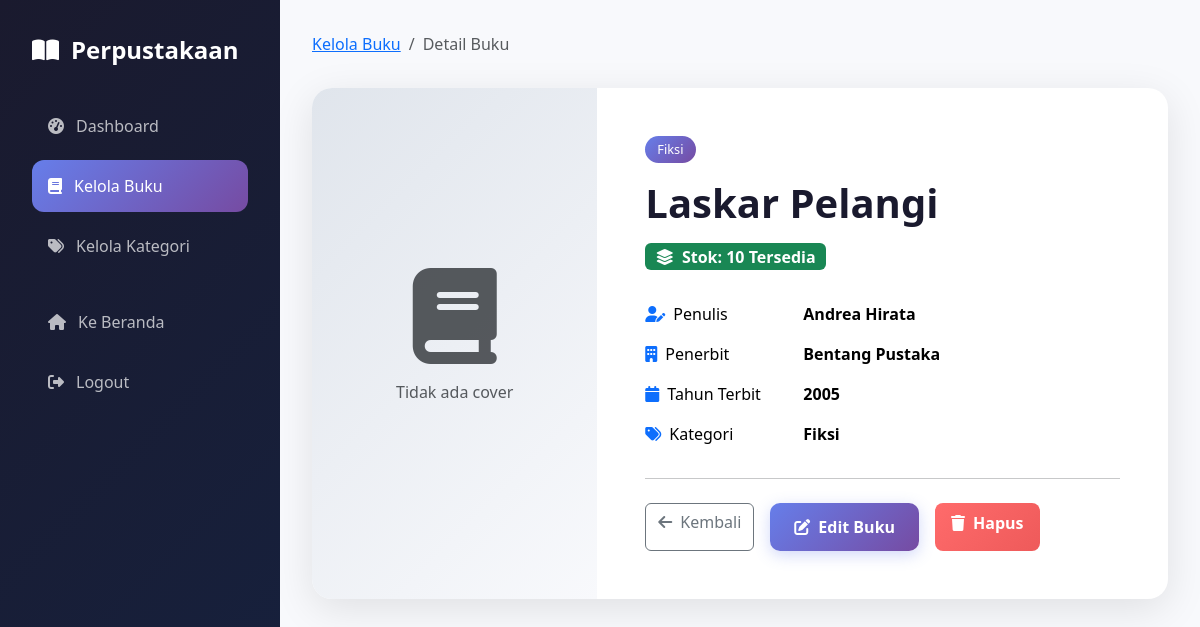
Screenshot of /detail_book.php?id=1 (signed in) with the database file from the repository.
### tables this page shows
CREATE TABLE IF NOT EXISTS book (
    id INT PRIMARY KEY AUTO_INCREMENT,
    title VARCHAR(255) NOT NULL,
    author VARCHAR(255) NOT NULL,
    cover VARCHAR(255) DEFAULT NULL,
    publisher VARCHAR(255) NOT NULL,
    year INT NOT NULL,
    stock INT NOT NULL DEFAULT 0,
    category_id INT NOT NULL,
    created_at TIMESTAMP DEFAULT CURRENT_TIMESTAMP,
    FOREIGN KEY (category_id) REFERENCES category(id) ON DELETE RESTRICT
);

CREATE TABLE IF NOT EXISTS category (
    id INT PRIMARY KEY AUTO_INCREMENT,
    name VARCHAR(255) NOT NULL,
    created_at TIMESTAMP DEFAULT CURRENT_TIMESTAMP
);

### config.php (called while the page is built, shortened)
<?php
function isAdmin()
{
    return isset($_SESSION['user_role']) && $_SESSION['user_role'] === 'admin';
}
?>

### detail_book.php (the view, shortened to what this page needs)
<?php
require_once 'config.php';
$id =  ($_GET['id'] ?? 0);
$query = "SELECT b.*, c.name as category_name FROM book b LEFT JOIN category c ON b.category_id = c.id WHERE b.id = '$id'";
$result = mysqli_query($conn, $query);
$book = mysqli_fetch_assoc($result);
?>
<!DOCTYPE html>
<html lang="id">
<head>
    <link rel="stylesheet" href="css/bootstrap.min.css">
    <link rel="stylesheet" href="css/style.css">
    <link rel="stylesheet" href="https://cdnjs.cloudflare.com/ajax/libs/font-awesome/6.4.0/css/all.min.css">
</head>
<body>
    <?php if (isAdmin()): ?>
        <div class="dashboard-container">
            <aside class="sidebar">
                <div class="sidebar-brand">
                    <i class="fas fa-book-open"></i>
                    Perpustakaan
                </div>
                <ul class="sidebar-nav">
                    <li>
                        <a href="dashboard_admin.php">
                            <i class="fas fa-tachometer-alt"></i>
                            Dashboard
                        </a>
                    </li>
                    <li>
                        <a href="list_book.php" class="active">
                            <i class="fas fa-book"></i>
                            Kelola Buku
                        </a>
                    </li>
                    <li>
                        <a href="list_category.php">
                            <i class="fas fa-tags"></i>
                            Kelola Kategori
                        </a>
                    </li>
                    <li class="mt-4">
                        <a href="index.php">
                            <i class="fas fa-home"></i>
                            Ke Beranda
                        </a>
                    </li>
                    <li>
                        <a href="logout.php">
                            <i class="fas fa-sign-out-alt"></i>
                            Logout
                        </a>
                    </li>
                </ul>
            </aside>
            <main class="main-content">
                <?php endif; ?>
                <div class="page-header">
                    <nav aria-label="breadcrumb">
                        <ol class="breadcrumb">
                            <li class="breadcrumb-item">
                                <a href="<?= isAdmin() ? 'list_book.php' : 'dashboard.php' ?>">
                                    <?= isAdmin() ? 'Kelola Buku' : 'Dashboard' ?>
                                </a>
                            </li>
                            <li class="breadcrumb-item active">Detail Buku</li>
                        </ol>
                    </nav>
                </div>
                <div class="card-custom">
                    <div class="card-body p-0">
                        <div class="row g-0">
                            <div class="col-md-4">
                                <div class="p-4 h-100 d-flex align-items-center justify-content-center"
                                    style="background: linear-gradient(135deg, #e0e5ec 0%, #f8f9fc 100%);">
                                    <?php if ($book['cover']): ?>
                                        <img src="uploads/<?= ($book['cover']) ?>"
                                            alt="<?= ($book['title']) ?>" class="img-fluid rounded shadow"
                                            style="max-height: 400px;">
                                    <?php else: ?>
                                        <div class="text-center py-5">
                                            <i class="fas fa-book fa-6x text-muted mb-3"></i>
                                            <p class="text-muted">Tidak ada cover</p>
                                        </div>
                                    <?php endif; ?>
                                </div>
                            </div>
                            <div class="col-md-8">
                                <div class="p-5">
                                    <span class="book-category mb-3 d-inline-block">
                                        <?= ($book['category_name'] ?? 'Umum') ?>
                                    </span>
                                    <h1 class="fw-bold mb-3" style="color: var(--dark-color);">
                                        <?= ($book['title']) ?>
                                    </h1>
                                    <div class="mb-4">
                                        <span class="badge bg-<?= $book['stock'] > 0 ? 'success' : 'danger' ?> fs-6">
                                            <i class="fas fa-layer-group me-1"></i>
                                            Stok: <?= $book['stock'] ?> <?= $book['stock'] > 0 ? 'Tersedia' : 'Habis' ?>
                                        </span>
                                    </div>
                                    <table class="table table-borderless">
                                        <tr>
                                            <td class="ps-0" style="width: 150px;">
                                                <i class="fas fa-user-edit me-2 text-primary"></i>Penulis
                                            </td>
                                            <td class="fw-semibold"><?= ($book['author']) ?></td>
                                        </tr>
                                        <tr>
                                            <td class="ps-0">
                                                <i class="fas fa-building me-2 text-primary"></i>Penerbit
                                            </td>
                                            <td class="fw-semibold"><?= ($book['publisher']) ?></td>
                                        </tr>
                                        <tr>
                                            <td class="ps-0">
                                                <i class="fas fa-calendar me-2 text-primary"></i>Tahun Terbit
                                            </td>
                                            <td class="fw-semibold"><?= $book['year'] ?></td>
                                        </tr>
                                        <tr>
                                            <td class="ps-0">
                                                <i class="fas fa-tags me-2 text-primary"></i>Kategori
                                            </td>
                                            <td class="fw-semibold">
                                                <?= ($book['category_name'] ?? 'Umum') ?></td>
                                        </tr>
                                    </table>
                                    <hr class="my-4">
                                    <div class="d-flex gap-3 flex-wrap">
                                        <a href="<?= isAdmin() ? 'list_book.php' : 'dashboard.php' ?>"
                                            class="btn btn-outline-secondary">
                                            <i class="fas fa-arrow-left me-2"></i>Kembali
                                        </a>
                                        <?php if (isAdmin()): ?>
                                            <a href="update_book.php?id=<?= $book['id'] ?>" class="btn btn-gradient">
                                                <i class="fas fa-edit me-2"></i>Edit Buku
                                            </a>
                                            <a href="list_book.php?delete=<?= $book['id'] ?>"
                                                class="btn btn-gradient-danger"
                                                onclick="return confirm('Apakah Anda yakin ingin menghapus buku ini?')">
                                                <i class="fas fa-trash me-2"></i>Hapus
                                            </a>
                                        <?php endif; ?>
                                    </div>
                                </div>
                            </div>
                        </div>
                    </div>
                </div>
                <?php if (isAdmin()): ?>
            </main>
        </div>
    <?php else: ?>
        </div>
    <?php endif; ?>
</body>
</html>

### css/style.css (style rules this page uses)
:root { --primary-gradient: linear-gradient(135deg, #667eea 0%, #764ba2 100%); --secondary-gradient: linear-gradient(135deg, #f093fb 0%, #f5576c 100%); --dark-gradient: linear-gradient(135deg, #1a1a2e 0%, #16213e 100%); --primary-color: #667eea; --secondary-color: #764ba2; --accent-color: #f093fb; --dark-color: #1a1a2e; --light-bg: #f8f9fc; --card-shadow: 0 10px 40px rgba(0, 0, 0, 0.1); --card-shadow-hover: 0 20px 60px rgba(0, 0, 0, 0.15); }
* { margin: 0; padding: 0; box-sizing: border-box; }
body { font-family: 'Segoe UI', Tahoma, Geneva, Verdana, sans-serif; background: var(--light-bg); min-height: 100vh; }
.btn-gradient { background: var(--primary-gradient); color: white; border: none; padding: 0.75rem 1.5rem; font-weight: 600; border-radius: 10px; transition: all 0.3s ease; box-shadow: 0 4px 15px rgba(102, 126, 234, 0.3); }
.btn-gradient-danger { background: linear-gradient(135deg, #ff6b6b 0%, #ee5a5a 100%); color: white; border: none; padding: 0.5rem 1rem; font-weight: 600; border-radius: 8px; transition: all 0.3s ease; }
.card-custom { background: white; border: none; border-radius: 20px; box-shadow: var(--card-shadow); transition: all 0.3s ease; overflow: hidden; }
.card-custom .card-body { padding: 2rem; }
.book-category { display: inline-block; background: var(--primary-gradient); color: white; padding: 0.25rem 0.75rem; border-radius: 50px; font-size: 0.8rem; font-weight: 500; }
.dashboard-container { display: flex; min-height: 100vh; }
.sidebar { width: 280px; background: var(--dark-gradient); padding: 2rem; position: fixed; height: 100vh; overflow-y: auto; }
.sidebar-brand { color: white; font-size: 1.5rem; font-weight: 700; margin-bottom: 2rem; display: flex; align-items: center; gap: 0.75rem; }
.sidebar-nav { list-style: none; padding: 0; margin: 0; }
.sidebar-nav li { margin-bottom: 0.5rem; }
.sidebar-nav a { display: flex; align-items: center; gap: 0.75rem; padding: 0.875rem 1rem; color: rgba(255, 255, 255, 0.7); text-decoration: none; border-radius: 12px; transition: all 0.3s ease; font-weight: 500; }
.sidebar-nav a:hover, .sidebar-nav a.active { background: rgba(255, 255, 255, 0.1); color: white; }
.sidebar-nav a.active { background: var(--primary-gradient); }
.main-content { flex: 1; margin-left: 280px; padding: 2rem; background: var(--light-bg); }
.page-header { margin-bottom: 2rem; }

### rows the page displays
book: category.name "Fiksi", title "Laskar Pelangi", stock "10", author "Andrea Hirata", publisher "Bentang Pustaka", year "2005"
